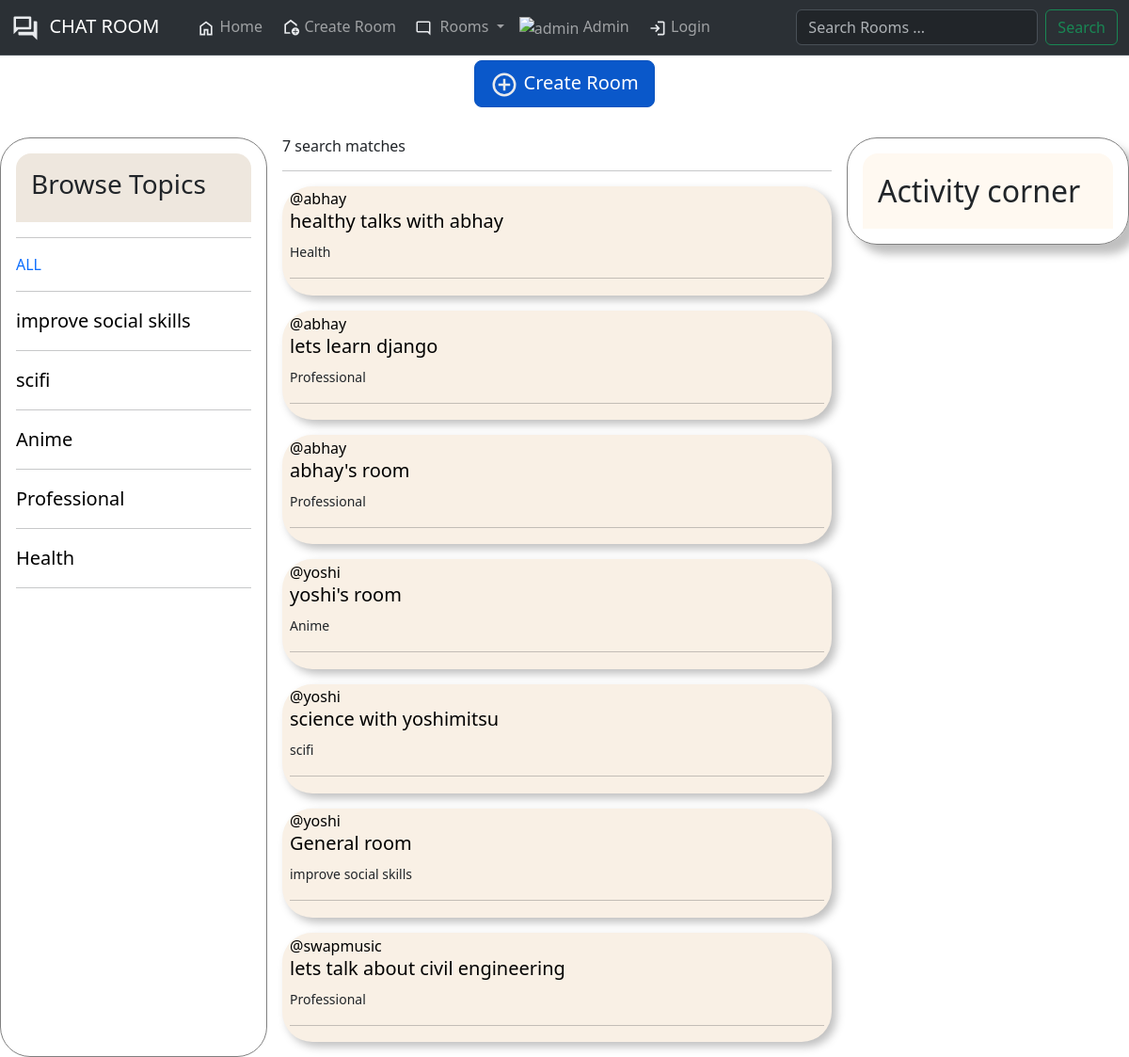
The page / on the database its author committed.
### base/models.py (models this page shows, shortened)
class Topic(models.Model):
    name=models.CharField(max_length=200)

class Room(models.Model):
    host = models.ForeignKey(User , on_delete=models.SET_NULL ,null = True)
    topic = models.ForeignKey(Topic , on_delete=models.SET_NULL ,null = True)
    name = models.CharField(max_length=200)
    description = models.TextField(null=True , blank=True)
    updated = models.DateTimeField(auto_now=True)
    created = models.DateTimeField(auto_now_add=True)
    participants = models.ManyToManyField(User , related_name='participants')
    private = models.CharField(max_length=100)
    password = models.CharField(max_length=100 ,null = True)
    class Meta:
        ordering = ['-updated' , '-created']

### base/views.py (the view)
# urls.py: path('', views.home , name='home'),
def home(request):
    q = request.GET.get('q')
    if q:
        if q == "all":
            rooms=Room.objects.all()
        else:
            rooms=Room.objects.filter(
                Q(topic__name__icontains =q) |
                Q(name__icontains = q) |
                Q(description__icontains =q )
                )
    else:
        rooms = Room.objects.all()
    rc = rooms.count()
    topics =Topic.objects.all()
    if request.user.is_authenticated:
        prooms = Room.objects.filter(participants__in = [request.user.id] )
        msgs = Message.objects.filter(room__in = prooms ).order_by('-updated' , '-created')
    else:
        msgs = None
    context ={
        'rooms':rooms,
        'topics':topics,
        'rc':rc,
        'pr':msgs
        }
    return render(request , 'base/home.html' ,context)

### base/templates/base/home.html (shortened to what this page needs)
{% extends 'main.html' %}
{% block content %}
{% load static %}
<div>
    <div class="head">
        <a href="{% url 'createroom' %}" class="btn btn-primary btn-lg active" role="button" aria-pressed="true">
            <img width="30rem"  src="{% static 'images/create.svg' %}" alt="create"> Create Room
        </a>
    </div>
    <div class="home-container">
        {% include 'base/browsetopics.html' %}
        <div class="allrooms">
            {% include 'base/allrooms.html' %}
        </div>
        {% include 'base/activity.html' %}
    </div>
</div>
{% endblock %}

### base/templates/base/browsetopics.html
<div class="browsemain" >
    <div class="browsetopichead"  >
        <h3>Browse Topics</h3>
    </div>
    <div class="browse-topics" >
        <hr>
        <div class="topics">
            <a style="text-decoration: none;" href="{% url 'home'%}?q=all">ALL</a>
            <hr>
        </div>
        {% for topic in topics %}
        <div class="topics">
            <a style="text-decoration: none;
                     color:black;
                     font-size: 20px;
                     " href="{% url 'home'%}?q={{topic.name}}">{{topic.name}}</a>
        <hr>
    </div>
        {% endfor %}
    </div>
</div>

### base/templates/base/allrooms.html (shortened to what this page needs)
<div class="rooms">
    <div>
       <h6>{{rc}} search matches</h6>
    </div>
    <hr>
   {% for room in rooms %}
   <div class="roompanel">
       <span><a style="text-decoration: none; color: black;" href="{% url 'profile' room.host.id %}">@{{room.host.username}}</a></span>
       <h5>
           {% if room.private != 'yes' or room.host == request.user or request.user in room.participants.all %}
           <a href="{% url 'room' room.id %} " style="text-decoration: none; color: black;">
               {{room.name}}
           </a>
           {% else %}
           <a href="{% url 'roomcode' room.id %}" style="text-decoration: none; color: black;" >
               {{room.name}}
           </a>
           {% endif %}
       </h5>
       <small>{{room.topic.name}}</small>
       <hr>
   </div>
   {% endfor %}
</div>

### static/styles/main.css (style rules this page uses)
.home-container { display: grid; grid-template-columns: 1.5fr 3fr 1.5fr; }
.head { display: flex; flex-direction: row; gap: 0.5rem; width:fit-content; margin:2rem auto; }
.allrooms { margin-right: 1rem; }
.browsemain { padding: 1rem; border: solid gray 0.05rem; border-radius: 2rem; margin-right: 1rem; z-index: 3; }
.browsetopichead { padding: 1rem; background-color: rgb(238, 231, 222); border-top-left-radius: 1rem; border-top-right-radius: 1rem; }
.roompanel { padding: 0.1rem 0.5rem; box-shadow: 5px 5px 10px rgba(0,0,0,0.25); border-radius: 2rem; margin-bottom: 1rem; background-color: rgb(249, 240, 229); }

### rows shown on the page
Topic: name "improve social skills"
Topic: name "scifi"
Topic: name "Anime"
Topic: name "Professional"
Topic: name "Health"
Room: host.username "abhay", name "healthy talks with abhay", topic.name "Health"
Room: host.username "abhay", name "lets learn django", topic.name "Professional"
Room: host.username "abhay", name "abhay's room", topic.name "Professional"
Room: host.username "yoshi", name "yoshi's room", topic.name "Anime"
Room: host.username "yoshi", name "science with yoshimitsu", topic.name "scifi"
Room: host.username "yoshi", name "General room", topic.name "improve social skills"
Room: host.username "swapmusic", name "lets talk about civil engineering", topic.name "Professional"

### other values the page prints
{{ rc }} "7"
